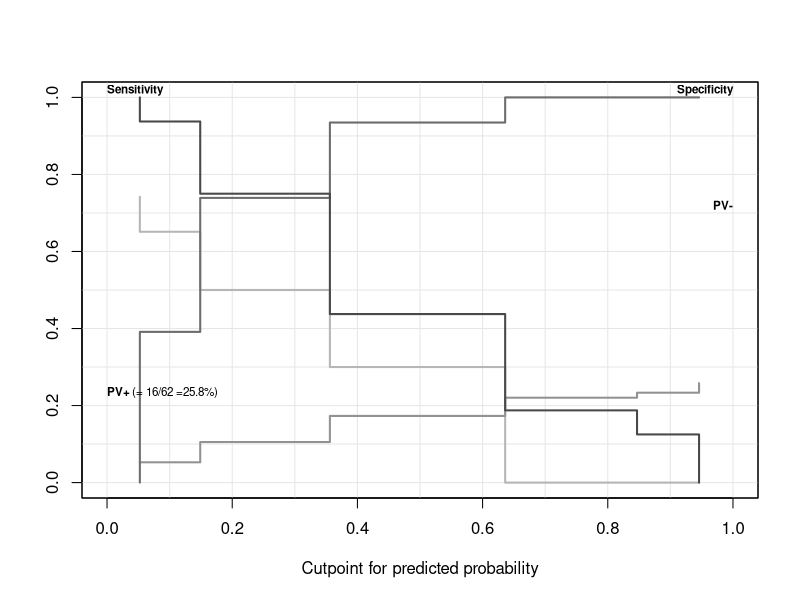
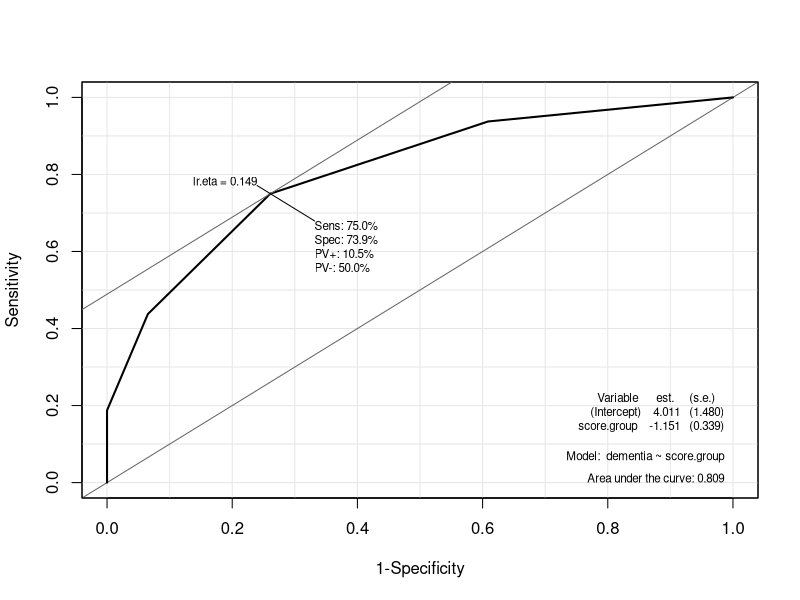
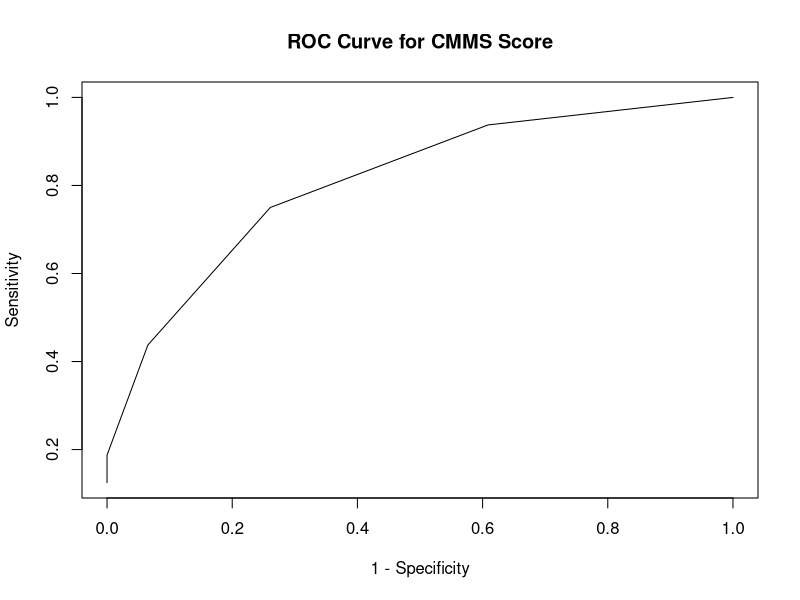

The R script that drew these images, in order:
## ---- chunk 1
knitr::opts_chunk$set(echo = TRUE)
## ---- chunk 2
# Load the libraries.
library(Epi)
library(knitr)
## ---- chunk 3
# Make the data table.
cmms <- as.data.frame(matrix(c(0,2,0,1,3,4,9,5,16,3,18,1),ncol = 2,byrow = T))
cols<- c("non.demented","demented")
rows <- c("0-5","6-10","11-15","16-20","21-25","26-30")
colnames(cmms) <- cols
rownames(cmms) <- rows
cmms <- cmms[,c("demented","non.demented")]
kable(cmms)
# Convert to 2 x 2 table using <= 20 cutoff.
cmms20 <- cbind(c(sum(cmms$demented[1:4]),sum(cmms$demented[5:6])),
                c(sum(cmms$non.demented[1:4]),sum(cmms$non.demented[5:6])))
colnames(cmms20) <- cols
rownames(cmms20) <- c("<= 20",">20")
kable(cmms20)
# Sensitivity = a / (a + c) * 100, specificity = d / (d + b) * 100
sens20 <- (cmms20[1,1] / (sum(cmms20[,1])))*100
spec20 <- (cmms20[2,2] / (sum(cmms20[,2])))*100
sens20
spec20
## ---- chunk 4
# Make empty vectors for sensitivity and specificity.
spec <- NULL
sens <- NULL
# Use a for loop to calculate each cutoff.
for (r in 1:nrow(cmms)) {
  if (r<nrow(cmms)){
    new.table <- cbind(c(sum(cmms$demented[1:r],na.rm = TRUE),
                         sum(cmms$demented[(r+1):6],na.rm = TRUE)),
                       c(sum(cmms$non.demented[1:r],na.rm = TRUE),
                         sum(cmms$non.demented[(r+1):6],na.rm = TRUE)))
  } else {
    new.table <- cbind(c(sum(cmms$demented[1:r],na.rm = TRUE),0),
                       c(sum(cmms$non.demented[1:r],na.rm = TRUE),0))
  }
  sens <- c(sens,(new.table[1,1] / (sum(new.table[,1]))))
  spec <- c(spec,(new.table[2,2] / (sum(new.table[,2]))))
}
# Put results in a nice table.
sens.spec.table <- as.data.frame(matrix(nrow = 6,ncol = 3))
colnames(sens.spec.table) <- c("Cutoff","Sensitivity","Specificity")
sens.spec.table$Cutoff <- c("<=5", "<=10", "<=15", "<=20", "<=25","<=30")
sens.spec.table$Sensitivity <- sens
sens.spec.table$Specificity <- spec
kable(sens.spec.table)
## ---- chunk 5
# Make a dataframe where each row is one person in the original dataset. 
roc.data <- as.data.frame(matrix(nrow = sum(cmms),ncol = 2))
colnames(roc.data) <- c("score.group","dementia")
# Convert score groups into numbers 1-6, fill in score group column based on 
# the total for the corresponding row in the original data.
roc.data$score.group <- c(rep(1,sum(cmms[1,])),
                          rep(2,sum(cmms[2,])),
                          rep(3,sum(cmms[3,])),
                          rep(4,sum(cmms[4,])),
                          rep(5,sum(cmms[5,])),
                          rep(6,sum(cmms[6,])))
# Dementia = 1, non-dementia = 0
roc.data$dementia <- c(rep(0,cmms$non.demented[1]),rep(1,cmms$demented[1]),
                       rep(0,cmms$non.demented[2]),rep(1,cmms$demented[2]),
                       rep(0,cmms$non.demented[3]),rep(1,cmms$demented[3]),
                       rep(0,cmms$non.demented[4]),rep(1,cmms$demented[4]),
                       rep(0,cmms$non.demented[5]),rep(1,cmms$demented[5]),
                       rep(0,cmms$non.demented[6]),rep(1,cmms$demented[6]))
# Run the Epi package's ROC function.
roc <- ROC(form = dementia ~ score.group,data = roc.data)
## ---- chunk 6
# Plot the table from part B, with lines connecting the points.
plot((1 - sens.spec.table$Specificity),sens.spec.table$Sensitivity,type = "l",xlab = "1 - Specificity",ylab = "Sensitivity",main = "ROC Curve for CMMS Score")
# Calculate AUC with the trapezoidal rule.
AUC <- 0
for (v in 2:nrow(sens.spec.table)) {
  a <- sens.spec.table$Sensitivity[v-1]
  b <- sens.spec.table$Sensitivity[v]
  h <- (1 - sens.spec.table$Specificity[v]) - 
    (1 - sens.spec.table$Specificity[v-1])
  trap <- ((a+b)/2)*h
  AUC <- AUC + trap
}
AUC
## ---- chunk 7
# Sensitivity and specificity values at <= 20 cutoff.
spec <- sens.spec.table$Specificity[4]
sens <- sens.spec.table$Sensitivity[4]
# For 10% prevalence
prior <- 0.1
PPV1 <- (sens * prior)/((sens*prior)+((1-spec) * (1-prior)))
PPV1
NPV1 <- (spec * (1-prior))/(((1-sens)*prior)+(spec*(1-prior)))
NPV1
# For 40% prevalence
prior <- 0.4
PPV2 <- (sens * prior)/((sens*prior)+((1-spec) * (1-prior)))
PPV2
NPV2 <- (spec * (1-prior))/(((1-sens)*prior)+(spec*(1-prior)))
NPV2
## ---- chunk 8
# Calculate likelihood ratios.
sens.spec.table$lr.plus <- 
  sens.spec.table$Sensitivity / (1 - sens.spec.table$Specificity)
sens.spec.table$lr.minus <- 
  (1 - sens.spec.table$Sensitivity) / sens.spec.table$Specificity
# Calculate posterior odds for prevalence 0.3. 
prior <- 0.3
sens.spec.table$post.odds <- prior * sens.spec.table$lr.plus
sens.spec.table$post.odds.no <- (1 - prior) * (1/sens.spec.table$lr.minus)
kable(sens.spec.table)
